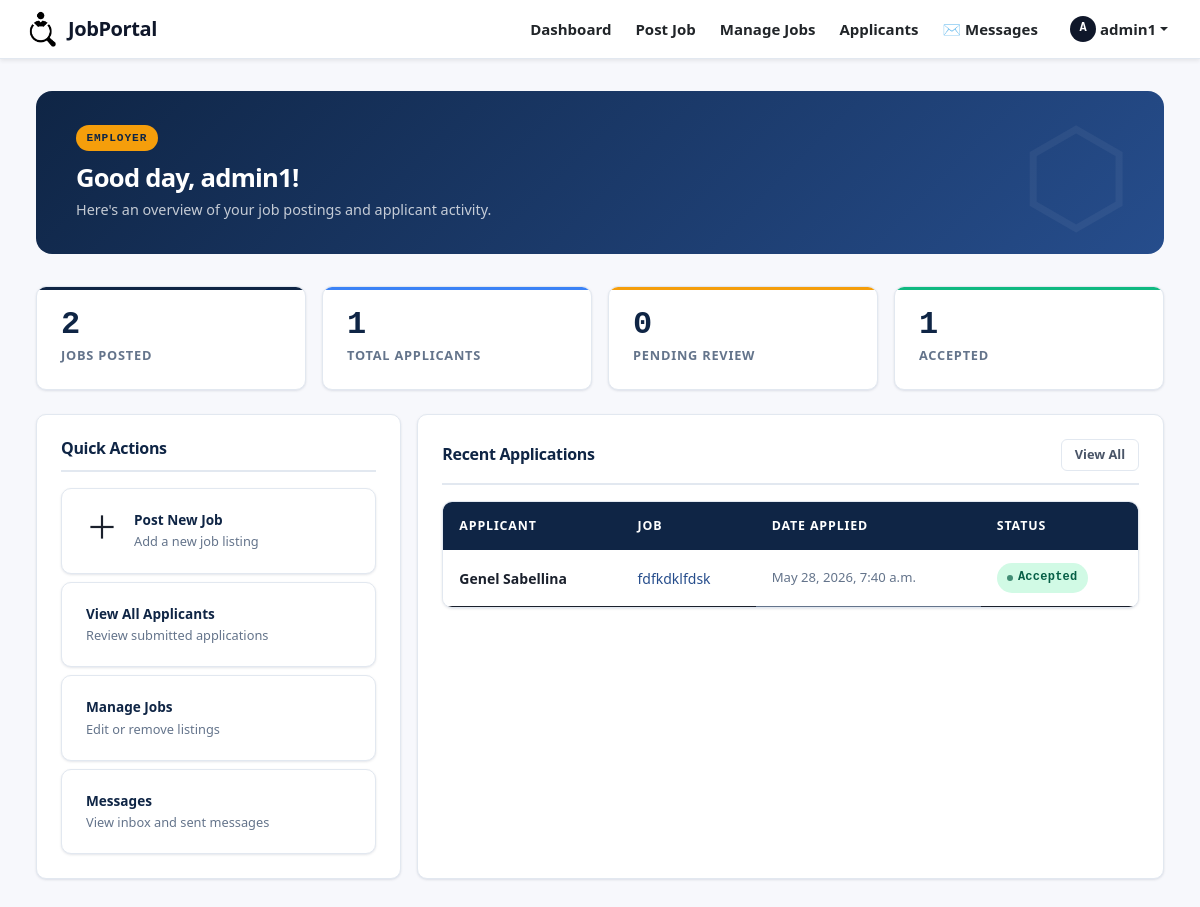
Before: /dashboard/ (signed in) with the older database file.
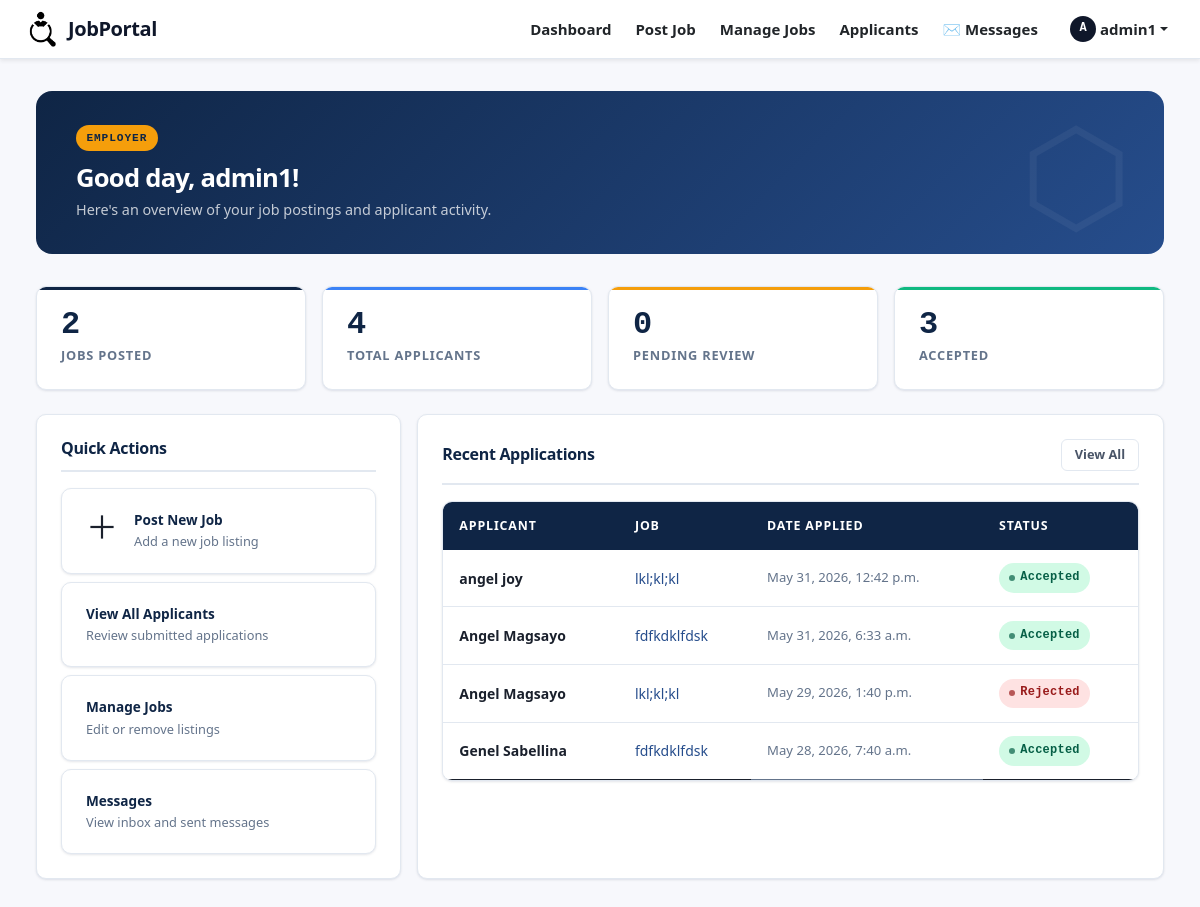
After: the same page with the newer database file.
### job_app/models.py (models this page shows, shortened)
class Application(models.Model):
    job = models.ForeignKey(Job, on_delete=models.CASCADE, blank=False, null=False)
    applicant = models.ForeignKey(User, on_delete=models.CASCADE, null=True)
    resume = models.FileField(upload_to='resumes/')
    applied_at = models.DateTimeField(auto_now_add=True)
    status = models.CharField(max_length=20, blank=True, null=True)

class Job(models.Model):
    title = models.CharField(max_length=200, blank=False, null=False)
    description = models.TextField()
    requirements = models.TextField()
    posted_by = models.ForeignKey(User, on_delete=models.CASCADE)
    posted_date = models.DateTimeField(auto_now_add=True)

### job_app/views.py (the view, shortened to what this page needs)
# urls.py: path('dashboard/', views.dashboard, name='dashboard'),
@login_required(login_url='login_user')
def dashboard(request):
    user = request.user
    total_jobs = Job.objects.count()
    if user.is_staff:
        all_apps = Application.objects.select_related('job', 'applicant')
        unread_count = Message.objects.filter(receiver=user, is_read=False).count()
        context = {
            'total_jobs': total_jobs,
            'total_applicants': all_apps.count(),
            'pending_count': all_apps.filter(status='pending').count(),
            'accepted_count': all_apps.filter(status='accepted').count(),
            'recent_applications': all_apps.order_by('-applied_at')[:5],
            'unread_count': unread_count,
        }
    return render(request, 'dashboard.html', context)

### templates/dashboard.html (shortened to what this page needs)
{% extends 'base.html' %}
{% load static %}
{% block content %}
<div class="container-fluid">
    <div class="jp-welcome-banner">
        {% if user.is_staff %}
            <div class="jp-role-badge">Employer</div>
        {% else %}
            <div class="jp-role-badge">Applicant</div>
        {% endif %}
        <h2>Good day, {{ user.username }}!</h2>
        <p>
            {% if user.is_staff %}
                Here's an overview of your job postings and applicant activity.
            {% else %}
                Here's a summary of your job search and applications.
            {% endif %}
        </p>
    </div>
    {% if user.is_staff %}
    <div class="row g-3 mb-4">
        <div class="col-6 col-lg-3">
            <div class="jp-stat-card stat-navy">
                <div class="jp-stat-value">{{ total_jobs }}</div>
                <div class="jp-stat-label">Jobs Posted</div>
            </div>
        </div>
        <div class="col-6 col-lg-3">
            <div class="jp-stat-card stat-blue">
                <div class="jp-stat-value">{{ total_applicants }}</div>
                <div class="jp-stat-label">Total Applicants</div>
            </div>
        </div>
        <div class="col-6 col-lg-3">
            <div class="jp-stat-card stat-amber">
                <div class="jp-stat-value">{{ pending_count }}</div>
                <div class="jp-stat-label">Pending Review</div>
            </div>
        </div>
        <div class="col-6 col-lg-3">
            <div class="jp-stat-card stat-green">
                <div class="jp-stat-value">{{ accepted_count }}</div>
                <div class="jp-stat-label">Accepted</div>
            </div>
        </div>
    </div>
    <div class="row g-3">
        <div class="col-lg-4">
            <div class="jp-card h-100">
                <div class="card-body">
                    <div class="jp-section-header">
                        <h5>Quick Actions</h5>
                    </div>
                    <div class="d-flex flex-column gap-2 mt-3">
                        <a href="{% url 'post_job' %}" class="jp-quick-card d-flex align-items-center gap-3 text-start" style="text-align:left !important;">
                            <span class="jp-quick-icon">＋</span>
                            <div>
                                <div class="jp-quick-label">Post New Job</div>
                                <div style="font-size:.8rem;color:var(--jp-text-muted);">Add a new job listing</div>
                            </div>
                        </a>
                        <a href="{% url 'application_list' %}" class="jp-quick-card d-flex align-items-center gap-3 text-start" style="text-align:left !important;">
                            <div>
                                <div class="jp-quick-label">View All Applicants</div>
                                <div style="font-size:.8rem;color:var(--jp-text-muted);">Review submitted applications</div>
                            </div>
                        </a>
                        <a href="{% url 'job_list' %}" class="jp-quick-card d-flex align-items-center gap-3 text-start" style="text-align:left !important;">
                            <div>
                                <div class="jp-quick-label">Manage Jobs</div>
                                <div style="font-size:.8rem;color:var(--jp-text-muted);">Edit or remove listings</div>
                            </div>
                        </a>
                        <a href="{% url 'inbox' %}" class="jp-quick-card d-flex align-items-center gap-3 text-start" style="text-align:left !important;">
                            <div>
                                <div class="jp-quick-label">
                                     Messages
                                </div>
                                <div style="font-size:.8rem;color:var(--jp-text-muted);">View inbox and sent messages</div>
                            </div>
                        </a>
                    </div>
                </div>
            </div>
        </div>
        <div class="col-lg-8">
            <div class="jp-card h-100">
                <div class="card-body">
                    <div class="jp-section-header">
                        <h5>Recent Applications</h5>
                        <a href="{% url 'application_list' %}" class="jp-btn jp-btn-ghost jp-btn-sm">View All</a>
                    </div>
                    {% if recent_applications %}
                    <div class="jp-table-wrap mt-2">
                        <table class="table jp-table mb-0">
                            <thead>
                                <tr>
                                    <th>Applicant</th>
                                    <th>Job</th>
                                    <th>Date Applied</th>
                                    <th>Status</th>
                                </tr>
                            </thead>
                            <tbody>
                                {% for application in recent_applications %}
                                <tr>
                                    <td><strong>{{ application.applicant.get_full_name|default:application.applicant.username }}</strong></td>
                                    <td>
                                        <a href="{% url 'job_detail' application.job.id %}" class="jp-link">
                                            {{ application.job.title }}
                                        </a>
                                    </td>
                                    <td style="color:var(--jp-text-muted);font-size:.82rem;">{{ application.applied_at }}</td>
                                    <td>
                                        {% if application.status == 'accepted' %}
                                            <span class="jp-badge jp-badge-accepted">Accepted</span>
                                        {% elif application.status == 'rejected' %}
                                            <span class="jp-badge jp-badge-rejected">Rejected</span>
                                        {% else %}
                                            <span class="jp-badge jp-badge-pending">Pending</span>
                                        {% endif %}
                                    </td>
                                </tr>
                                {% endfor %}
                            </tbody>
                        </table>
                    </div>
                    {% else %}
                    <div class="jp-empty-state">
                        No applications yet.
                    </div>
                    {% endif %}
                </div>
            </div>
        </div>
    </div>
    {% endif %}
</div>
{% endblock %}

### templates/base.html (shortened to what this page needs)
{% load static %}
<!DOCTYPE html>
<html lang="en">
<head>
    <link href="https://cdn.jsdelivr.net/npm/bootstrap@5.3.3/dist/css/bootstrap.min.css" rel="stylesheet">
    <link href="{% static 'css/portal.css' %}" rel="stylesheet">
</head>
<body>
<nav class="navbar navbar-expand-lg navbar-light bg-white shadow-sm" style="border-bottom: 1px solid #e2e8f0; padding: 0.5rem 0;">
    <div class="container-fluid px-4">
        <a class="navbar-brand d-inline-flex align-items-center w-auto p-0 m-0" href="{% url 'landing_view' %}" style="text-decoration: none !important;">
            <img src="{% static 'django_job/logo.png' %}" alt="JobPortal Logo" style="max-height: 36px; width: auto; margin: 0; padding: 0; display: block;">
            <span class="ms-2" style="font-size: 1.25rem; font-weight: 700; color: #0f172a !important; letter-spacing: -0.02em; display: inline-block; line-height: 1;">
                JobPortal
            </span>
        </a>
        <div class="collapse navbar-collapse" id="mainNav">
            <ul class="navbar-nav ms-auto align-items-lg-center gap-2">
                {% if user.is_authenticated %}
                    {% if user.is_staff %}
                        <li class="nav-item"><a class="nav-link text-dark fw-bold" href="{% url 'dashboard' %}">Dashboard</a></li>
                        <li class="nav-item"><a class="nav-link text-dark fw-bold" href="{% url 'post_job' %}">Post Job</a></li>
                        <li class="nav-item"><a class="nav-link text-dark fw-bold" href="{% url 'job_list' %}">Manage Jobs</a></li>
                        <li class="nav-item"><a class="nav-link text-dark fw-bold" href="{% url 'application_list' %}">Applicants</a></li>
                        <li class="nav-item">
                            <a class="nav-link text-dark fw-bold position-relative" href="{% url 'inbox' %}">
                                ✉️ Messages
                            </a>
                        </li>
                    {% endif %}
                    <li class="nav-item dropdown ms-lg-2">
                        <a class="nav-link dropdown-toggle text-dark fw-bold d-flex align-items-center" href="#" data-bs-toggle="dropdown">
                            <span class="avatar-circle me-1" style="width:26px; height:26px; background:#0f172a; color:#fff; border-radius:50%; display:inline-flex; align-items:center; justify-content:center; font-size:0.75rem;">{{ user.username|slice:":1"|upper }}</span>
                            {{ user.username }}
                        </a>
                    </li>
                {% endif %}
            </ul>
        </div>
    </div>
</nav>
<main class="jp-main">
    {% block content %}{% endblock %}
</main>
</body>
</html>

Changed rows visible on the page:
added Application: applicant.get_full_name "angel joy", job "lkl;kl;kl", applied_at "May 31, 2026, 12:42 p.m.", status "Accepted"
added Application: applicant.get_full_name "Angel Magsayo", job "fdfkdklfdsk", applied_at "May 31, 2026, 6:33 a.m.", status "Accepted"
added Application: applicant.get_full_name "Angel Magsayo", job "lkl;kl;kl", applied_at "May 29, 2026, 1:40 p.m.", status "Rejected"
Other visible differences:
{{ total_applicants }}: "1" → "4"
{{ accepted_count }}: "1" → "3"
